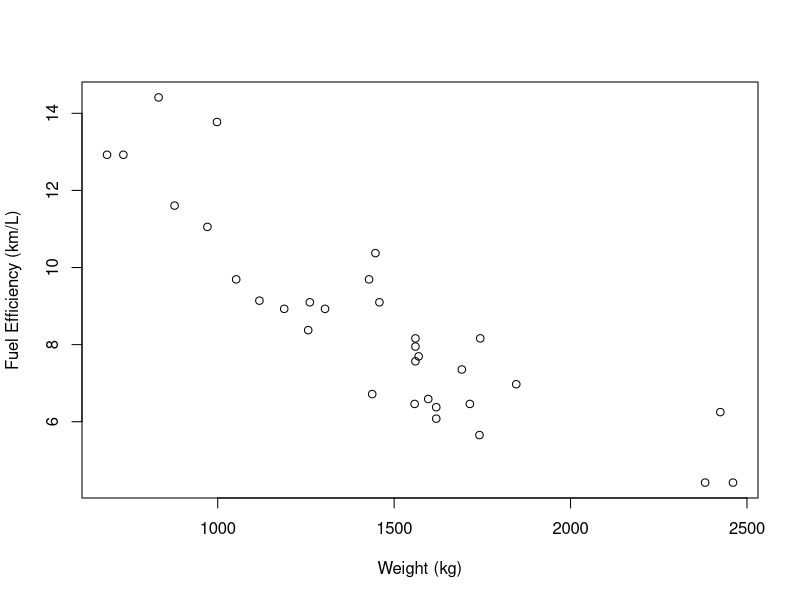
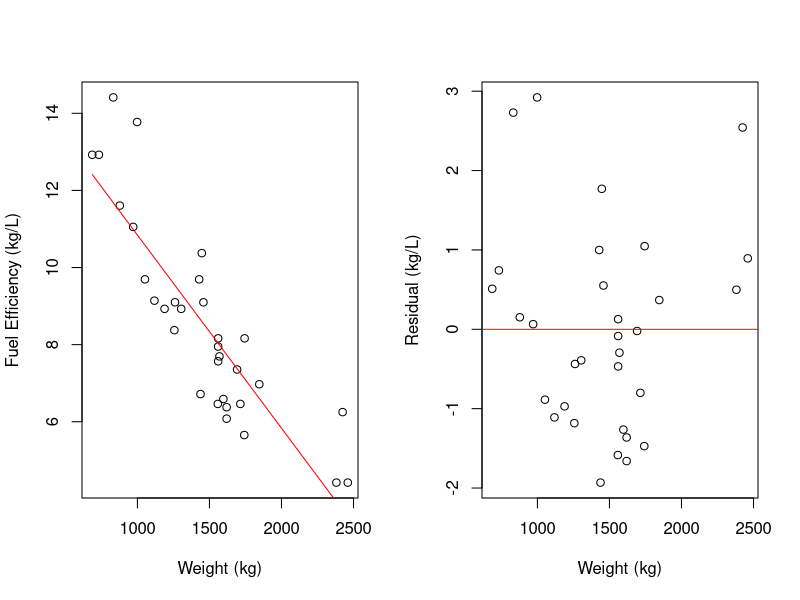

Here is the R script that generated these plots, in order:
## ---- chunk 1
knitr::opts_chunk$set(echo = TRUE)
## ---- chunk 2
data("mtcars")
head(mtcars)
## ---- chunk 3
#Convert Miles per Gallon (US) to kilometers per litre.
MpGUS_to_kmpL <- 0.4251437075
mtcars$mpg_si <- mtcars$mpg * MpGUS_to_kmpL

#Convert pounds to kilograms.
lb_to_kg <- 453.592
mtcars$wt_si <- mtcars$wt * lb_to_kg
## ---- chunk 4
plot(data = mtcars, mpg_si ~ wt_si,
     xlab = "Weight (kg)",
     ylab = "Fuel Efficiency (km/L)")
## ---- chunk 5
model1 <- lm(data = mtcars, mpg_si ~ wt_si)
model1_summary <- summary(model1)
print(model1_summary)

#Compute confidence intervals for parameters:
confint(model1,)
## ---- chunk 6
par(mfrow = c(1,2))

#Plot the model fit:
predicted_values <- predict(model1)
plot(mtcars$mpg_si ~ mtcars$wt_si, xlab = "Weight (kg)", ylab = "Fuel Efficiency (kg/L)")
lines(predicted_values ~ mtcars$wt_si,col = "red")

#Plot residuals versus weight:
plot(model1$residuals ~ mtcars$wt_si, xlab = "Weight (kg)", ylab = "Residual (kg/L)")
abline(h = 0, col = "red")
